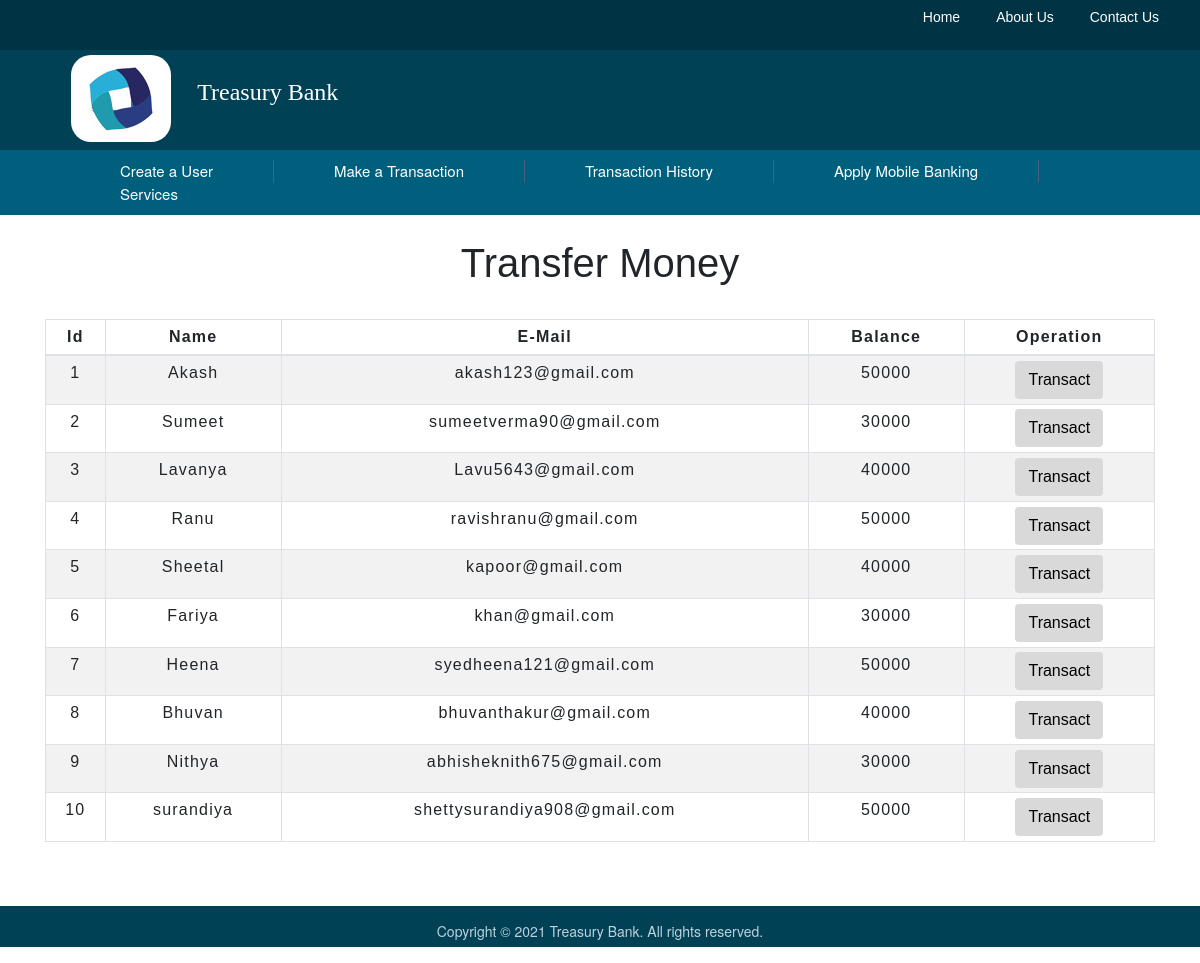
The app's page /transfermoney.php with its own data.
### tables this page shows
CREATE TABLE `users` (
  `id` int(3) NOT NULL,
  `name` text NOT NULL,
  `email` varchar(30) NOT NULL,
  `balance` int(8) NOT NULL
);

### transfermoney.php (the view, shortened to what this page needs)
<html>
<head>
   <link rel="stylesheet" href="https://maxcdn.bootstrapcdn.com/bootstrap/4.0.0/css/bootstrap.min.css">
    <link rel="stylesheet" type="text/css" href="css/table.css">
   <link rel="stylesheet" type="text/css" href="css/header.css">
   <link rel="stylesheet" type="text/css" href="css/footer.css">
    </head>
<body>
</head>
<body>
<?php include'header.php'?>
<?php
    include 'db_connect.php';
    $sql = "SELECT * FROM users";
    $result = mysqli_query($conn,$sql);
?>
<div class="container">
        <h2 class="text-center pt-4">Transfer Money</h2>
        <br>
            <div class="row">
                <div class="col">
                    <div class="table-responsive-sm">
                    <table class="table table-hover table-sm table-striped table-condensed table-bordered">
                        <thead>
                            <tr>
                            <th scope="col" class="text-center py-2">Id</th>
                            <th scope="col" class="text-center py-2">Name</th>
                            <th scope="col" class="text-center py-2">E-Mail</th>
                            <th scope="col" class="text-center py-2">Balance</th>
                            <th scope="col" class="text-center py-2">Operation</th>
                            </tr>
                        </thead>
                        <tbody>
                <?php
                    while($rows=mysqli_fetch_assoc($result)){
                ?>
                    <tr>
                        <td class="py-2"><?php echo $rows['id'] ?></td>
                        <td class="py-2"><?php echo $rows['name']?></td>
                        <td class="py-2"><?php echo $rows['email']?></td>
                        <td class="py-2"><?php echo $rows['balance']?></td>
                        <td><a href="selecteduserdetail.php?id= <?php echo $rows['id'] ;?>"> <button type="button" class="btn">Transact</button></a></td>
                    </tr>
                <?php
                    }
                ?>
                        </tbody>
                    </table>
                    </div>
                </div>
            </div>
         </div><br><br>
      <footer>
        <p>Copyright &copy; 2021 Treasury Bank. All rights reserved.</p>
      </footer>
</body>
</html>

### header.php (shortened to what this page needs)
<link rel="stylesheet" type="text/css" href="css/header.css">
        <div class="header_main">
		<div class="navBar1">
			<ul>
				<li><a href="index.php">Home</a></li>
				<li><a href="index.php#aboutus">About Us</a></li>
                <li><a href="index.php#contactus">Contact Us</a></li>
			</ul>
		</div>
	 <a href="index.php"><div class="logo-name">
			<div class="logo">
             <img class="logo_img" src="img/chase.jpg">
			</div>
			<div class="name">
				<h5> Treasury Bank</h5></a><br>
			</div>
            <div class="dif_banking">
			<div class="retail_banking">
				<a href="createuser.php">Create a User</a>
			</div>
			<div class="corporate_banking">
				<a href="transfermoney.php">Make a Transaction</a>
			</div>
			<div class="international_banking">
				<a href="transactionhistory.php">Transaction History</a>
			</div>
			<div class="international_banking">
				<a href="index.php"> Apply Mobile Banking</a>
			</div>
            <div class="bank_servic">
				<a href="index.php">Services</a>
</div>
		</div>

### css/table.css (style rules this page uses)
* { padding: 0; margin: 0; box-sizing: border-box; font-family: sans-serif; }
h2 { font-size: 40px; }
table { letter-spacing: 1.2px; }
td { text-align: center; }
button { border:none; background: #d9d9d9; transition: 1s; }

### css/header.css (style rules this page uses)
* { margin: 0px; }
body { font-family: verdana, "Helvetica Neue", Helvetica, Arial, sans-serif; }
.header_main { width: 100%; background-color: #003344; }
.navbar1 ul li a { padding-left: 10px; padding-right: 10px; display: inline-block; font-size: 14px; text-decoration: none; color: #fff; transition-duration: 0.6s; }
.navbar1 ul { font-family: verdana; margin-right: 20px; text-align: right; padding: 5px; list-style: none; }
.navbar1 li { display: inline; padding: 6px; }
.logo-name { background-color: #004156; height: 100px; }
.name h5 { color: white; display: inline-block; position: relative; margin-top: 2.3%; left: 2.2%; font-size: 1.5em; font-family: verdana; transition-duration: 0.8s; }
.logo { border-radius: 20px; float: left; margin-left: 5.9%; margin-top: 5px; margin-bottom: 5px; }
.logo_img { transition-duration: 0.8s; border-radius: 20px; }
.dif_banking { background-color: #005f7d; font-size: 14px; color: #fff; padding-left: 5%; font-size: 15px; padding-bottom: 10px; padding-top: 10px; overflow: auto; }
.dif_banking a { font-family: verdana, "Helvetica Neue", Helvetica, Arial, sans-serif; color: white; padding-left: 60px; padding-right: 60px; text-decoration: none; transition-duration: 0.6s; }
.retail_banking { float: left; text-align: center; border-right: 1px solid #475f82; }
.corporate_banking { float: left; text-align: center; border-right: 1px solid #475f82; }
.international_banking { float: left; text-align: center; border-right: 1px solid #475f82; }

### css/footer.css (style rules this page uses)
body { margin: 0px; }

### transfermoney.php (style rules this page uses)
footer { clear: both; background-color: #004156; width: 100%; text-align: center; }
footer p { font-size: 14px; font-family: verdana, "Helvetica Neue", Helvetica, Arial, sans-serif; color: #bed2dd; padding: 5px; padding-top: 15px; }
button { transition: 1.5s; }

### records on screen
users: id "1", name "Akash", email "akash123@gmail.com", balance "50000"
users: id "2", name "Sumeet", email "sumeetverma90@gmail.com", balance "30000"
users: id "3", name "Lavanya", email "Lavu5643@gmail.com", balance "40000"
users: id "4", name "Ranu", email "ravishranu@gmail.com", balance "50000"
users: id "5", name "Sheetal", email "kapoor@gmail.com", balance "40000"
users: id "6", name "Fariya", email "khan@gmail.com", balance "30000"
users: id "7", name "Heena", email "syedheena121@gmail.com", balance "50000"
users: id "8", name "Bhuvan", email "bhuvanthakur@gmail.com", balance "40000"
users: id "9", name "Nithya", email "abhisheknith675@gmail.com", balance "30000"
users: id "10", name "surandiya", email "shettysurandiya908@gmail.com", balance "50000"
